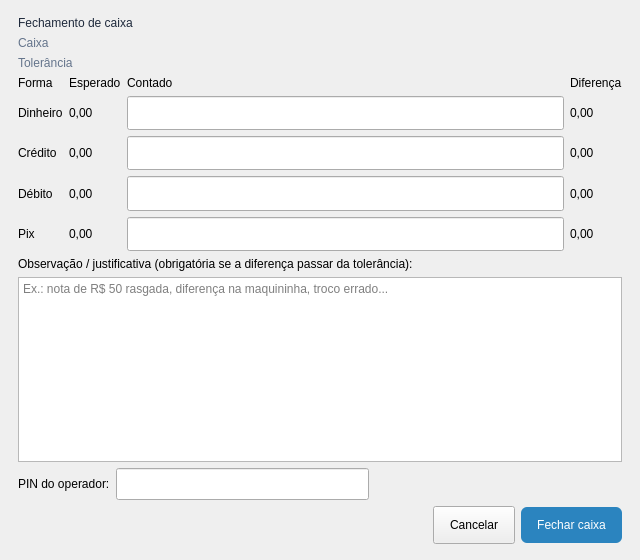
<?xml version="1.0" encoding="UTF-8"?>
<ui version="4.0">
 <class>FechamentoCaixa</class>
 <widget class="QDialog" name="FechamentoCaixa">
  <property name="geometry">
   <rect>
    <x>0</x>
    <y>0</y>
    <width>640</width>
    <height>560</height>
   </rect>
  </property>
  <property name="windowTitle">
   <string>Fechar caixa</string>
  </property>
  <property name="styleSheet">
   <string notr="true">QLabel#Lbl_Titulo { font: 700 14pt &quot;Ubuntu&quot;; color: rgb(30, 41, 59); }
QLabel#Lbl_Cabecalho, QLabel#Lbl_Tolerancia { color: rgb(100, 116, 139); }
QLineEdit { min-height: 30px; }
QPushButton { min-height: 36px; padding: 0 16px; }
QPushButton#Btn_Fechar { background-color: rgb(43, 132, 191); color: white; border-radius: 6px; }
QPushButton#Btn_Fechar:hover { background-color: rgb(13, 92, 161); }
QPushButton#Btn_Fechar:disabled { background-color: rgb(190, 200, 212); }</string>
  </property>
  <layout class="QVBoxLayout" name="verticalLayout">
   <property name="leftMargin">
    <number>18</number>
   </property>
   <property name="topMargin">
    <number>16</number>
   </property>
   <property name="rightMargin">
    <number>18</number>
   </property>
   <property name="bottomMargin">
    <number>16</number>
   </property>
   <item>
    <widget class="QLabel" name="Lbl_Titulo">
     <property name="text">
      <string>Fechamento de caixa</string>
     </property>
    </widget>
   </item>
   <item>
    <widget class="QLabel" name="Lbl_Cabecalho">
     <property name="text">
      <string>Caixa</string>
     </property>
     <property name="wordWrap">
      <bool>true</bool>
     </property>
    </widget>
   </item>
   <item>
    <widget class="QLabel" name="Lbl_Tolerancia">
     <property name="text">
      <string>Tolerância</string>
     </property>
     <property name="wordWrap">
      <bool>true</bool>
     </property>
    </widget>
   </item>
   <item>
    <layout class="QGridLayout" name="gridFormas">
     <item row="0" column="0">
      <widget class="QLabel" name="Lbl_HForma">
       <property name="text">
        <string>Forma</string>
       </property>
      </widget>
     </item>
     <item row="0" column="1">
      <widget class="QLabel" name="Lbl_HEsp">
       <property name="text">
        <string>Esperado</string>
       </property>
      </widget>
     </item>
     <item row="0" column="2">
      <widget class="QLabel" name="Lbl_HInf">
       <property name="text">
        <string>Contado</string>
       </property>
      </widget>
     </item>
     <item row="0" column="3">
      <widget class="QLabel" name="Lbl_HDif">
       <property name="text">
        <string>Diferença</string>
       </property>
      </widget>
     </item>
     <item row="1" column="0">
      <widget class="QLabel" name="Lbl_NDinheiro">
       <property name="text">
        <string>Dinheiro</string>
       </property>
      </widget>
     </item>
     <item row="1" column="1">
      <widget class="QLabel" name="Lbl_EspDinheiro">
       <property name="text">
        <string>0,00</string>
       </property>
      </widget>
     </item>
     <item row="1" column="2">
      <widget class="QLineEdit" name="Ledit_Dinheiro"/>
     </item>
     <item row="1" column="3">
      <widget class="QLabel" name="Lbl_DifDinheiro">
       <property name="text">
        <string>0,00</string>
       </property>
      </widget>
     </item>
     <item row="2" column="0">
      <widget class="QLabel" name="Lbl_NCredito">
       <property name="text">
        <string>Crédito</string>
       </property>
      </widget>
     </item>
     <item row="2" column="1">
      <widget class="QLabel" name="Lbl_EspCredito">
       <property name="text">
        <string>0,00</string>
       </property>
      </widget>
     </item>
     <item row="2" column="2">
      <widget class="QLineEdit" name="Ledit_Credito"/>
     </item>
     <item row="2" column="3">
      <widget class="QLabel" name="Lbl_DifCredito">
       <property name="text">
        <string>0,00</string>
       </property>
      </widget>
     </item>
     <item row="3" column="0">
      <widget class="QLabel" name="Lbl_NDebito">
       <property name="text">
        <string>Débito</string>
       </property>
      </widget>
     </item>
     <item row="3" column="1">
      <widget class="QLabel" name="Lbl_EspDebito">
       <property name="text">
        <string>0,00</string>
       </property>
      </widget>
     </item>
     <item row="3" column="2">
      <widget class="QLineEdit" name="Ledit_Debito"/>
     </item>
     <item row="3" column="3">
      <widget class="QLabel" name="Lbl_DifDebito">
       <property name="text">
        <string>0,00</string>
       </property>
      </widget>
     </item>
     <item row="4" column="0">
      <widget class="QLabel" name="Lbl_NPix">
       <property name="text">
        <string>Pix</string>
       </property>
      </widget>
     </item>
     <item row="4" column="1">
      <widget class="QLabel" name="Lbl_EspPix">
       <property name="text">
        <string>0,00</string>
       </property>
      </widget>
     </item>
     <item row="4" column="2">
      <widget class="QLineEdit" name="Ledit_Pix"/>
     </item>
     <item row="4" column="3">
      <widget class="QLabel" name="Lbl_DifPix">
       <property name="text">
        <string>0,00</string>
       </property>
      </widget>
     </item>
    </layout>
   </item>
   <item>
    <widget class="QLabel" name="Lbl_Obs">
     <property name="text">
      <string>Observação / justificativa (obrigatória se a diferença passar da tolerância):</string>
     </property>
     <property name="wordWrap">
      <bool>true</bool>
     </property>
    </widget>
   </item>
   <item>
    <widget class="QPlainTextEdit" name="PTEdit_Obs">
     <property name="placeholderText">
      <string>Ex.: nota de R$ 50 rasgada, diferença na maquininha, troco errado...</string>
     </property>
    </widget>
   </item>
   <item>
    <layout class="QHBoxLayout" name="hlPin">
     <item>
      <widget class="QLabel" name="Lbl_Pin">
       <property name="text">
        <string>PIN do operador:</string>
       </property>
      </widget>
     </item>
     <item>
      <widget class="QLineEdit" name="Ledit_Pin">
       <property name="maxLength">
        <number>6</number>
       </property>
       <property name="echoMode">
        <enum>QLineEdit::EchoMode::Password</enum>
       </property>
      </widget>
     </item>
     <item>
      <spacer name="spPin">
       <property name="orientation">
        <enum>Qt::Orientation::Horizontal</enum>
       </property>
       <property name="sizeHint" stdset="0">
        <size>
         <width>40</width>
         <height>20</height>
        </size>
       </property>
      </spacer>
     </item>
    </layout>
   </item>
   <item>
    <layout class="QHBoxLayout" name="hlBotoes">
     <item>
      <spacer name="horizontalSpacer">
       <property name="orientation">
        <enum>Qt::Orientation::Horizontal</enum>
       </property>
       <property name="sizeHint" stdset="0">
        <size>
         <width>40</width>
         <height>20</height>
        </size>
       </property>
      </spacer>
     </item>
     <item>
      <widget class="QPushButton" name="Btn_Cancelar">
       <property name="text">
        <string>Cancelar</string>
       </property>
      </widget>
     </item>
     <item>
      <widget class="QPushButton" name="Btn_Fechar">
       <property name="text">
        <string>Fechar caixa</string>
       </property>
       <property name="default">
        <bool>true</bool>
       </property>
      </widget>
     </item>
    </layout>
   </item>
  </layout>
 </widget>
 <resources/>
 <connections/>
</ui>
